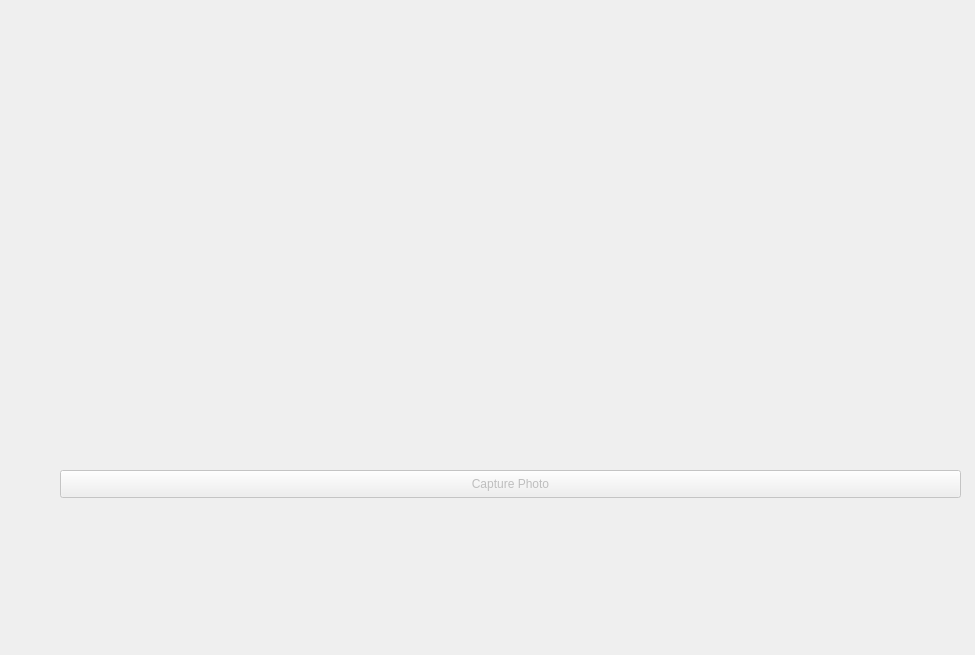
<?xml version="1.0" encoding="UTF-8"?>
<ui version="4.0">
 <class>Camera</class>
 <widget class="QDialog" name="Camera">
  <property name="geometry">
   <rect>
    <x>0</x>
    <y>0</y>
    <width>975</width>
    <height>655</height>
   </rect>
  </property>
  <property name="windowTitle">
   <string>Dialog</string>
  </property>
  <widget class="QPushButton" name="takeImageButton">
   <property name="enabled">
    <bool>false</bool>
   </property>
   <property name="geometry">
    <rect>
     <x>60</x>
     <y>470</y>
     <width>901</width>
     <height>28</height>
    </rect>
   </property>
   <property name="text">
    <string>Capture Photo</string>
   </property>
  </widget>
  <widget class="QStackedWidget" name="stackedWidget">
   <property name="geometry">
    <rect>
     <x>60</x>
     <y>50</y>
     <width>901</width>
     <height>401</height>
    </rect>
   </property>
   <property name="sizePolicy">
    <sizepolicy hsizetype="Preferred" vsizetype="Preferred">
     <horstretch>1</horstretch>
     <verstretch>0</verstretch>
    </sizepolicy>
   </property>
   <property name="palette">
    <palette>
     <active>
      <colorrole role="Base">
       <brush brushstyle="SolidPattern">
        <color alpha="255">
         <red>255</red>
         <green>255</green>
         <blue>255</blue>
        </color>
       </brush>
      </colorrole>
      <colorrole role="Window">
       <brush brushstyle="SolidPattern">
        <color alpha="255">
         <red>145</red>
         <green>145</green>
         <blue>145</blue>
        </color>
       </brush>
      </colorrole>
     </active>
     <inactive>
      <colorrole role="Base">
       <brush brushstyle="SolidPattern">
        <color alpha="255">
         <red>255</red>
         <green>255</green>
         <blue>255</blue>
        </color>
       </brush>
      </colorrole>
      <colorrole role="Window">
       <brush brushstyle="SolidPattern">
        <color alpha="255">
         <red>145</red>
         <green>145</green>
         <blue>145</blue>
        </color>
       </brush>
      </colorrole>
     </inactive>
     <disabled>
      <colorrole role="Base">
       <brush brushstyle="SolidPattern">
        <color alpha="255">
         <red>145</red>
         <green>145</green>
         <blue>145</blue>
        </color>
       </brush>
      </colorrole>
      <colorrole role="Window">
       <brush brushstyle="SolidPattern">
        <color alpha="255">
         <red>145</red>
         <green>145</green>
         <blue>145</blue>
        </color>
       </brush>
      </colorrole>
     </disabled>
    </palette>
   </property>
   <property name="currentIndex">
    <number>0</number>
   </property>
   <widget class="QWidget" name="viewfinderPage">
    <layout class="QGridLayout" name="gridLayout_5">
     <item row="0" column="0">
      <widget class="QCameraViewfinder" name="viewfinder" native="true"/>
     </item>
    </layout>
   </widget>
   <widget class="QWidget" name="previewPage">
    <layout class="QGridLayout" name="gridLayout_4">
     <item row="0" column="0">
      <widget class="QLabel" name="lastImagePreviewLabel">
       <property name="sizePolicy">
        <sizepolicy hsizetype="Preferred" vsizetype="MinimumExpanding">
         <horstretch>0</horstretch>
         <verstretch>0</verstretch>
        </sizepolicy>
       </property>
       <property name="frameShape">
        <enum>QFrame::Box</enum>
       </property>
       <property name="text">
        <string/>
       </property>
      </widget>
     </item>
    </layout>
   </widget>
  </widget>
 </widget>
 <customwidgets>
  <customwidget>
   <class>QCameraViewfinder</class>
   <extends>QWidget</extends>
   <header>qcameraviewfinder.h</header>
   <container>1</container>
  </customwidget>
 </customwidgets>
 <resources/>
 <connections/>
</ui>
